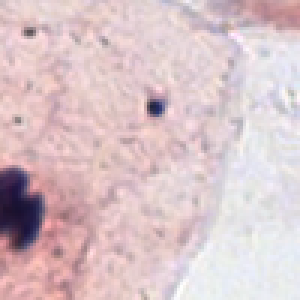
#> input picture Interface/5.png, 100 x 100 px (shown 3 times larger)
$ python -i hu_moments_extractor.py   (imports and definitions only)
#> lines starting #> are read from the running program, lines starting #| are printed output that depends on the picture
#> further down, picture is the input picture: shape (100, 100, 3); mean B, G, R 200.3, 196, 217.8
import cv2
import numpy as np

class HuMomentsExtractor:
    def __init__(self):
        pass

    def calculate_hu_moments(self, image):
        if len(image.shape) == 3:
            gray_image = cv2.cvtColor(image, cv2.COLOR_BGR2GRAY)
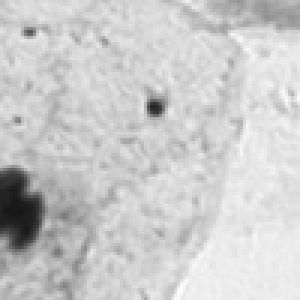
#> gray_image: shape (100, 100) (shown 3 times larger); min 22, max 254, mean 203
        else:
            gray_image = image

        moments = cv2.moments(gray_image)
#> moments = moments, m00 2029856, centre m10/m00, m01/m00 = (51.93, 49.16)
        hu_moments = cv2.HuMoments(moments)
#> hu_moments = [0.000811, 3.6e-09, 1.31e-12, 7.95e-13, -2.84e-25, -2.64e-17, 7.59e-25]
        hu_moments = -np.sign(hu_moments) * np.log(np.abs(hu_moments))
#> hu_moments = [7.12, 19.44, 27.36, 27.86, -56.52, -38.17, 55.54]

        return hu_moments.flatten()

    def extract_hu_moments(self, image):
        gray_hu_moments = self.calculate_hu_moments(image)
#> gray_hu_moments = [7.12, 19.44, 27.36, 27.86, -56.52, -38.17, 55.54]
        hsv_image = cv2.cvtColor(image, cv2.COLOR_BGR2HSV)
#> hsv_image: shape (100, 100, 3); mean H, S, V 116.6, 31, 219.6
        h, s, v = cv2.split(hsv_image)
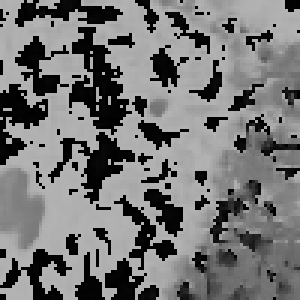
#> h: shape (100, 100) (shown 3 times larger); min 0, max 179, mean 116.6
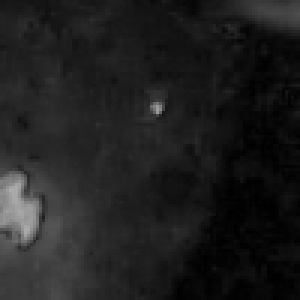
#> s: shape (100, 100) (shown 3 times larger); min 0, max 173, mean 31
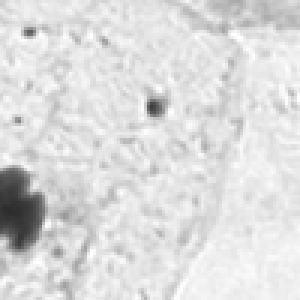
#> v: shape (100, 100) (shown 3 times larger); min 44, max 255, mean 219.6

        h_moments = self.calculate_hu_moments(h)
#> h_moments = [6.56, 18.3, 26.46, 27.97, 55.19, 37.86, -59.01]
        s_moments = self.calculate_hu_moments(s)
#> s_moments = [5.33, 12.99, 19.22, 18.18, 36.94, 24.89, 38.08]
        v_moments = self.calculate_hu_moments(v)
#> v_moments = [7.19, 20.43, 28.19, 29.44, -58.44, -39.94, 58.82]

        hsv_hu_moments = np.concatenate((h_moments, s_moments, v_moments))
#> hsv_hu_moments = 21 values, max 58.82 at index 20, min -59.01 at index 6, mean 14.98
        all_moments = np.concatenate((gray_hu_moments, hsv_hu_moments))
#> all_moments = 28 values, max 58.82 at index 27, min -59.01 at index 13, mean 12.76

        return all_moments

>>> import cv2
>>> picture = cv2.imread('5.png')
>>> result = HuMomentsExtractor().extract_hu_moments(picture)
#> result has the same summary as all_moments in extract_hu_moments
